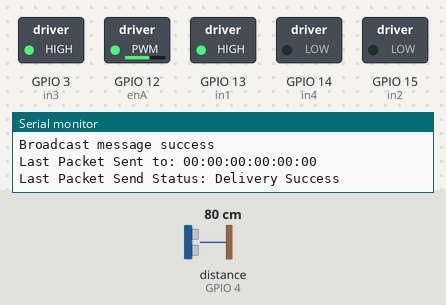
Simulated run of this sketch. Board: ESP32. Parts: switched loads named in the sketch (green lamp = pin HIGH), the last lines printed to the serial monitor. Wiring (inferred from the names in the program): ultrasonic range finder: trigger GPIO 2; echo GPIO 4. The inputs (shaded band) are chosen by the test bench; at power-on: distance to the obstacle (sensor on GPIO 4) 80 cm. The echo pulse lasts 58.3 µs per cm; pins used as bus, display or sensor lines are not drawn.

Above: at 2.2 s.
2.3 s: distance to the obstacle (sensor on GPIO 4) set to 56 cm
3.8 s: distance to the obstacle (sensor on GPIO 4) set to 45 cm
At 5.2 s:
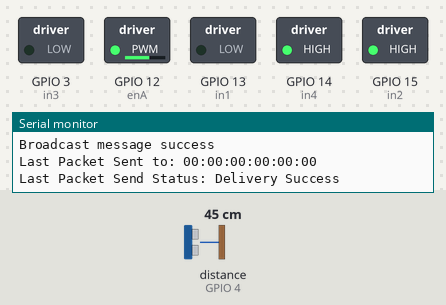
5.5 s: distance to the obstacle (sensor on GPIO 4) set to 17 cm
7.0 s: distance to the obstacle (sensor on GPIO 4) set to 14 cm
At 8.5 s:
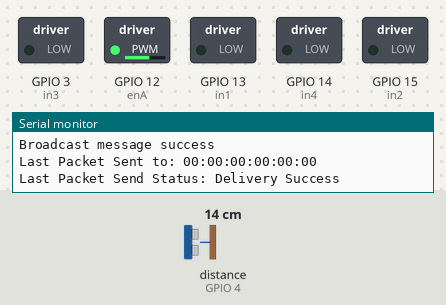
10.0 s: distance to the obstacle (sensor on GPIO 4) set to 18 cm
At 11.5 s:
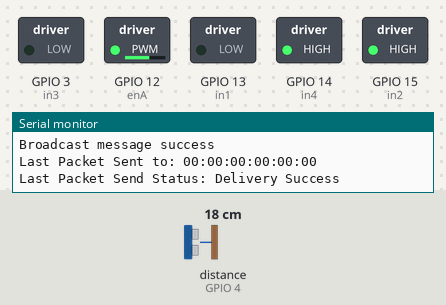
Timing chart, 0 to 12.6 s (numbered marks = the images above; inputs shaded):
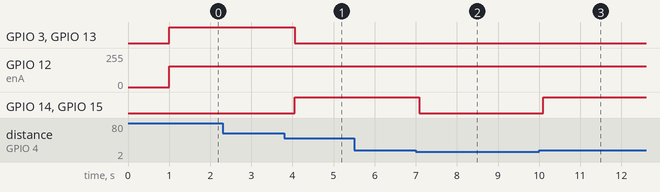

The sketch:

robot1.ino
```cpp
#include <WiFi.h>
#include <esp_now.h>

// Motor A connections
int enA = 12;
int in1 = 13;
int in2 = 15;
// Motor B connections
int in4 = 14;
int in3 = 3;

const int trigPin = 2;
const int echoPin = 4;

//define sound speed in cm/uS
#define SOUND_SPEED 0.034
#define CM_TO_INCH 0.393701

long duration;
float distanceCm;

const int ledChannelA = 0;

void formatMacAddress(const uint8_t *macAddr, char *buffer, int maxLength)
{
  snprintf(buffer, maxLength, "%02x:%02x:%02x:%02x:%02x:%02x", macAddr[0], macAddr[1], macAddr[2], macAddr[3], macAddr[4], macAddr[5]);
}

void receiveCallback(const uint8_t *macAddr, const uint8_t *data, int dataLen)
{
  // only allow a maximum of 250 characters in the message + a null terminating byte
  char buffer[ESP_NOW_MAX_DATA_LEN + 1];
  int msgLen = min(ESP_NOW_MAX_DATA_LEN, dataLen);
  strncpy(buffer, (const char *)data, msgLen);
  // make sure we are null terminated
  buffer[msgLen] = 0;
  // format the mac address
  char macStr[18];
  formatMacAddress(macAddr, macStr, 18);
  // debug log the message to the serial port
  Serial.printf("Received message from: %s - %s\n", macStr, buffer);
  // what are our instructions
//  if (strcmp("on", buffer) == 0)
//  {
////    ledOn = true;
//  }
}

// callback when data is sent
void sentCallback(const uint8_t *macAddr, esp_now_send_status_t status)
{
  char macStr[18];
  formatMacAddress(macAddr, macStr, 18);
  Serial.print("Last Packet Sent to: ");
  Serial.println(macStr);
  Serial.print("Last Packet Send Status: ");
  Serial.println(status == ESP_NOW_SEND_SUCCESS ? "Delivery Success" : "Delivery Fail");
}

void broadcast(const String &message)
{
  // this will broadcast a message to everyone in range
  uint8_t broadcastAddress[] = {0xFF, 0xFF, 0xFF, 0xFF, 0xFF, 0xFF};
  esp_now_peer_info_t peerInfo = {};
  memcpy(&peerInfo.peer_addr, broadcastAddress, 6);
  if (!esp_now_is_peer_exist(broadcastAddress))
  {
    esp_now_add_peer(&peerInfo);
  }
  esp_err_t result = esp_now_send(broadcastAddress, (const uint8_t *)message.c_str(), message.length());
  // and this will send a message to a specific device
  /*uint8_t peerAddress[] = {0x3C, 0x71, 0xBF, 0x47, 0xA5, 0xC0};
  esp_now_peer_info_t peerInfo = {};
  memcpy(&peerInfo.peer_addr, peerAddress, 6);
  if (!esp_now_is_peer_exist(peerAddress))
  {
    esp_now_add_peer(&peerInfo);
  }
  esp_err_t result = esp_now_send(peerAddress, (const uint8_t *)message.c_str(), message.length());*/
  if (result == ESP_OK)
  {
    Serial.println("Broadcast message success");
  }
  else if (result == ESP_ERR_ESPNOW_NOT_INIT)
  {
    Serial.println("ESPNOW not Init.");
  }
  else if (result == ESP_ERR_ESPNOW_ARG)
  {
    Serial.println("Invalid Argument");
  }
  else if (result == ESP_ERR_ESPNOW_INTERNAL)
  {
    Serial.println("Internal Error");
  }
  else if (result == ESP_ERR_ESPNOW_NO_MEM)
  {
    Serial.println("ESP_ERR_ESPNOW_NO_MEM");
  }
  else if (result == ESP_ERR_ESPNOW_NOT_FOUND)
  {
    Serial.println("Peer not found.");
  }
  else
  {
    Serial.println("Unknown error");
  }
}
void setup() {
    // Set all the motor control pins to outputs
  pinMode(enA, OUTPUT);
//  pinMode(enB, OUTPUT);
  pinMode(in1, OUTPUT);
  pinMode(in2, OUTPUT);
  pinMode(in3, OUTPUT);
  pinMode(in4, OUTPUT);

  ledcSetup(ledChannelA, 2000, 8);
//  ledcSetup(ledChannelB, 2000, 8);
  ledcAttachPin(enA, ledChannelA );
//  ledcAttachPin(enB, 8);

  // Turn off motors - Initial state
  digitalWrite(in1, LOW);
  digitalWrite(in2, LOW);
  digitalWrite(in3, LOW);
  digitalWrite(in4, LOW);

  Serial.begin(115200); // Starts the serial communication
  pinMode(trigPin, OUTPUT); // Sets the trigPin as an Output
  pinMode(echoPin, INPUT); // Sets the echoPin as an Input
  delay(1000);
  //Set device in STA mode to begin with
  WiFi.mode(WIFI_STA);
  Serial.println("ESPNow Example");
  // Output my MAC address - useful for later
  Serial.print("My MAC Address is: ");
  Serial.println(WiFi.macAddress());
  // shut down wifi
  WiFi.disconnect();
  // startup ESP Now
  if (esp_now_init() == ESP_OK)
  {
    Serial.println("ESPNow Init Success");
    esp_now_register_recv_cb(receiveCallback);
    esp_now_register_send_cb(sentCallback);
  }
  else
  {
    Serial.println("ESPNow Init Failed");
    delay(3000);
    ESP.restart();
  }
}


void loop() {
  // Clears the trigPin
  digitalWrite(trigPin, LOW);
  delayMicroseconds(2);
  // Sets the trigPin on HIGH state for 10 micro seconds
  digitalWrite(trigPin, HIGH);
  delayMicroseconds(10);
  digitalWrite(trigPin, LOW);

  // Reads the echoPin, returns the sound wave travel time in microseconds
  duration = pulseIn(echoPin, HIGH);

  // Calculate the distance
  distanceCm = duration * SOUND_SPEED/2;

  // Prints the distance in the Serial Monitor
  Serial.print("Distance (cm): ");
  Serial.println(distanceCm);

  // For PWM maximum possible values are 0 to 255
  ledcWrite(ledChannelA, 155);
  String msg = "Robot 1 " +  (String)distanceCm;
  broadcast(msg);
//  ledcWrite(ledChannelB, 255);
   if(distanceCm > 50){
  // Turn on motor A & B
  digitalWrite(in1, HIGH);
  digitalWrite(in2, LOW);
  digitalWrite(in3, HIGH);
  digitalWrite(in4, LOW);
   }else if(distanceCm < 50 && distanceCm > 15){
  // Now change motor directions
  digitalWrite(in1, LOW);
  digitalWrite(in2, HIGH);
  digitalWrite(in3, LOW);
  digitalWrite(in4, HIGH);
   }else{
  // Turn off motors
  digitalWrite(in1, LOW);
  digitalWrite(in2, LOW);
  digitalWrite(in3, LOW);
  digitalWrite(in4, LOW);
   }
  delay(300);
}
```

Measured:
- the behaviour switches between 51 and 50 cm on distance to the obstacle (sensor on GPIO 4) (found by bisection; images 0 and 1)
- the behaviour switches between 16 and 15 cm on distance to the obstacle (sensor on GPIO 4) (found by bisection; images 1 and 2)
- after the input at 3.8 s, GPIO 3 (in3), GPIO 13 (in1): HIGH → LOW after 0.26 s; GPIO 14 (in4), GPIO 15 (in2): LOW → HIGH after 0.26 s
- after the input at 7.0 s, GPIO 14 (in4), GPIO 15 (in2): HIGH → LOW after 0.08 s
- after the input at 10.0 s, GPIO 14 (in4), GPIO 15 (in2): LOW → HIGH after 0.11 s
